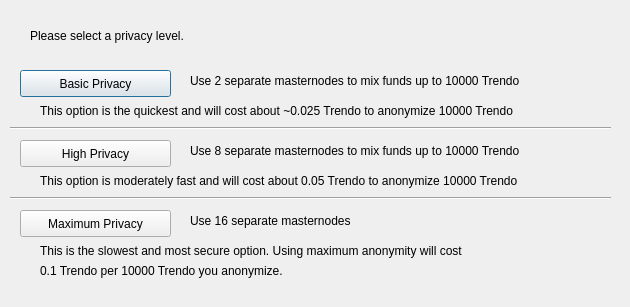
<?xml version="1.0" encoding="UTF-8"?>
<ui version="4.0">
 <class>ObfuscationConfig</class>
 <widget class="QDialog" name="ObfuscationConfig">
  <property name="geometry">
   <rect>
    <x>0</x>
    <y>0</y>
    <width>630</width>
    <height>307</height>
   </rect>
  </property>
  <property name="windowTitle">
   <string>Configure Obfuscation</string>
  </property>
  <widget class="QPushButton" name="buttonBasic">
   <property name="geometry">
    <rect>
     <x>20</x>
     <y>70</y>
     <width>151</width>
     <height>27</height>
    </rect>
   </property>
   <property name="text">
    <string>Basic Privacy</string>
   </property>
  </widget>
  <widget class="QPushButton" name="buttonHigh">
   <property name="geometry">
    <rect>
     <x>20</x>
     <y>140</y>
     <width>151</width>
     <height>27</height>
    </rect>
   </property>
   <property name="text">
    <string>High Privacy</string>
   </property>
  </widget>
  <widget class="QPushButton" name="buttonMax">
   <property name="geometry">
    <rect>
     <x>20</x>
     <y>210</y>
     <width>151</width>
     <height>27</height>
    </rect>
   </property>
   <property name="text">
    <string>Maximum Privacy</string>
   </property>
  </widget>
  <widget class="QLabel" name="label">
   <property name="geometry">
    <rect>
     <x>30</x>
     <y>20</y>
     <width>571</width>
     <height>31</height>
    </rect>
   </property>
   <property name="text">
    <string>Please select a privacy level.</string>
   </property>
  </widget>
  <widget class="QLabel" name="label_2">
   <property name="geometry">
    <rect>
     <x>190</x>
     <y>70</y>
     <width>421</width>
     <height>21</height>
    </rect>
   </property>
   <property name="text">
    <string>Use 2 separate masternodes to mix funds up to 10000 Trendo</string>
   </property>
  </widget>
  <widget class="QLabel" name="label_3">
   <property name="geometry">
    <rect>
     <x>190</x>
     <y>140</y>
     <width>411</width>
     <height>21</height>
    </rect>
   </property>
   <property name="text">
    <string>Use 8 separate masternodes to mix funds up to 10000 Trendo</string>
   </property>
  </widget>
  <widget class="QLabel" name="label_4">
   <property name="geometry">
    <rect>
     <x>190</x>
     <y>210</y>
     <width>421</width>
     <height>21</height>
    </rect>
   </property>
   <property name="text">
    <string>Use 16 separate masternodes</string>
   </property>
  </widget>
  <widget class="QLabel" name="label_6">
   <property name="geometry">
    <rect>
     <x>40</x>
     <y>100</y>
     <width>561</width>
     <height>21</height>
    </rect>
   </property>
   <property name="text">
    <string>This option is the quickest and will cost about ~0.025 Trendo to anonymize 10000 Trendo</string>
   </property>
  </widget>
  <widget class="QLabel" name="label_7">
   <property name="geometry">
    <rect>
     <x>40</x>
     <y>170</y>
     <width>561</width>
     <height>21</height>
    </rect>
   </property>
   <property name="text">
    <string>This option is moderately fast and will cost about 0.05 Trendo to anonymize 10000 Trendo</string>
   </property>
  </widget>
  <widget class="QLabel" name="label_8">
   <property name="geometry">
    <rect>
     <x>40</x>
     <y>240</y>
     <width>561</width>
     <height>21</height>
    </rect>
   </property>
   <property name="text">
    <string>This is the slowest and most secure option. Using maximum anonymity will cost</string>
   </property>
  </widget>
  <widget class="QLabel" name="label_9">
   <property name="geometry">
    <rect>
     <x>40</x>
     <y>260</y>
     <width>561</width>
     <height>21</height>
    </rect>
   </property>
   <property name="text">
    <string>0.1 Trendo per 10000 Trendo you anonymize.</string>
   </property>
  </widget>
  <widget class="Line" name="line">
   <property name="geometry">
    <rect>
     <x>10</x>
     <y>120</y>
     <width>601</width>
     <height>16</height>
    </rect>
   </property>
   <property name="orientation">
    <enum>Qt::Horizontal</enum>
   </property>
  </widget>
  <widget class="Line" name="line_2">
   <property name="geometry">
    <rect>
     <x>10</x>
     <y>190</y>
     <width>601</width>
     <height>16</height>
    </rect>
   </property>
   <property name="orientation">
    <enum>Qt::Horizontal</enum>
   </property>
  </widget>
 </widget>
 <resources/>
 <connections/>
</ui>
